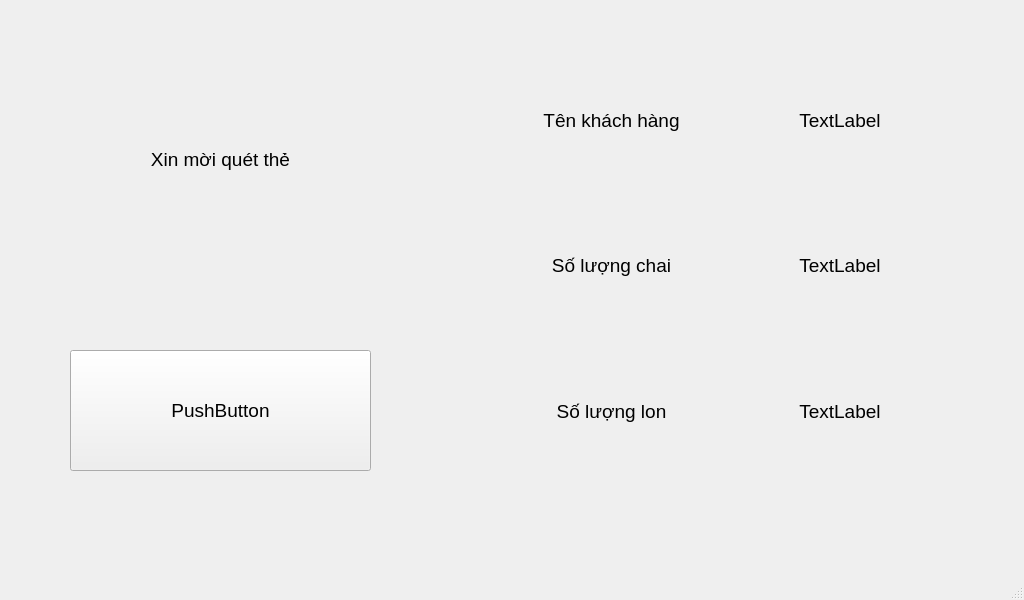
<?xml version="1.0" encoding="UTF-8"?>
<ui version="4.0">
 <class>MainWindow</class>
 <widget class="QMainWindow" name="MainWindow">
  <property name="geometry">
   <rect>
    <x>0</x>
    <y>0</y>
    <width>1024</width>
    <height>600</height>
   </rect>
  </property>
  <property name="sizePolicy">
   <sizepolicy hsizetype="Fixed" vsizetype="Fixed">
    <horstretch>0</horstretch>
    <verstretch>0</verstretch>
   </sizepolicy>
  </property>
  <property name="windowTitle">
   <string>MainWindow</string>
  </property>
  <property name="autoFillBackground">
   <bool>false</bool>
  </property>
  <widget class="QWidget" name="centralwidget">
   <widget class="QPushButton" name="button">
    <property name="geometry">
     <rect>
      <x>70</x>
      <y>350</y>
      <width>301</width>
      <height>121</height>
     </rect>
    </property>
    <property name="font">
     <font>
      <pointsize>14</pointsize>
     </font>
    </property>
    <property name="text">
     <string>PushButton</string>
    </property>
   </widget>
   <widget class="QLabel" name="trangthai">
    <property name="geometry">
     <rect>
      <x>110</x>
      <y>90</y>
      <width>221</width>
      <height>138</height>
     </rect>
    </property>
    <property name="font">
     <font>
      <pointsize>14</pointsize>
     </font>
    </property>
    <property name="lineWidth">
     <number>1</number>
    </property>
    <property name="text">
     <string>Xin mời quét thẻ</string>
    </property>
    <property name="alignment">
     <set>Qt::AlignCenter</set>
    </property>
   </widget>
   <widget class="QWidget" name="layoutWidget">
    <property name="geometry">
     <rect>
      <x>500</x>
      <y>50</y>
      <width>451</width>
      <height>431</height>
     </rect>
    </property>
    <layout class="QGridLayout" name="gridLayout">
     <item row="0" column="0">
      <widget class="QLabel" name="label">
       <property name="font">
        <font>
         <pointsize>14</pointsize>
        </font>
       </property>
       <property name="lineWidth">
        <number>1</number>
       </property>
       <property name="text">
        <string>Tên khách hàng</string>
       </property>
       <property name="alignment">
        <set>Qt::AlignCenter</set>
       </property>
      </widget>
     </item>
     <item row="0" column="1">
      <widget class="QLabel" name="tenkhachhang">
       <property name="font">
        <font>
         <pointsize>14</pointsize>
        </font>
       </property>
       <property name="autoFillBackground">
        <bool>false</bool>
       </property>
       <property name="text">
        <string>TextLabel</string>
       </property>
       <property name="alignment">
        <set>Qt::AlignCenter</set>
       </property>
      </widget>
     </item>
     <item row="1" column="0">
      <widget class="QLabel" name="label_3">
       <property name="font">
        <font>
         <pointsize>14</pointsize>
        </font>
       </property>
       <property name="lineWidth">
        <number>1</number>
       </property>
       <property name="text">
        <string>Số lượng chai</string>
       </property>
       <property name="alignment">
        <set>Qt::AlignCenter</set>
       </property>
      </widget>
     </item>
     <item row="1" column="1">
      <widget class="QLabel" name="soluongchai">
       <property name="font">
        <font>
         <pointsize>14</pointsize>
        </font>
       </property>
       <property name="autoFillBackground">
        <bool>false</bool>
       </property>
       <property name="text">
        <string>TextLabel</string>
       </property>
       <property name="alignment">
        <set>Qt::AlignCenter</set>
       </property>
      </widget>
     </item>
     <item row="2" column="0">
      <widget class="QLabel" name="label_4">
       <property name="font">
        <font>
         <pointsize>14</pointsize>
        </font>
       </property>
       <property name="lineWidth">
        <number>1</number>
       </property>
       <property name="text">
        <string>Số lượng lon</string>
       </property>
       <property name="alignment">
        <set>Qt::AlignCenter</set>
       </property>
      </widget>
     </item>
     <item row="2" column="1">
      <widget class="QLabel" name="soluonglon">
       <property name="font">
        <font>
         <pointsize>14</pointsize>
        </font>
       </property>
       <property name="autoFillBackground">
        <bool>false</bool>
       </property>
       <property name="text">
        <string>TextLabel</string>
       </property>
       <property name="alignment">
        <set>Qt::AlignCenter</set>
       </property>
      </widget>
     </item>
    </layout>
   </widget>
   <widget class="QLabel" name="label_5">
    <property name="geometry">
     <rect>
      <x>110</x>
      <y>190</y>
      <width>231</width>
      <height>41</height>
     </rect>
    </property>
    <property name="font">
     <font>
      <pointsize>14</pointsize>
     </font>
    </property>
    <property name="lineWidth">
     <number>1</number>
    </property>
    <property name="text">
     <string/>
    </property>
    <property name="alignment">
     <set>Qt::AlignCenter</set>
    </property>
   </widget>
  </widget>
  <widget class="QStatusBar" name="statusbar"/>
  <widget class="QMenuBar" name="menubar">
   <property name="geometry">
    <rect>
     <x>0</x>
     <y>0</y>
     <width>1024</width>
     <height>26</height>
    </rect>
   </property>
  </widget>
 </widget>
 <resources/>
 <connections/>
</ui>
